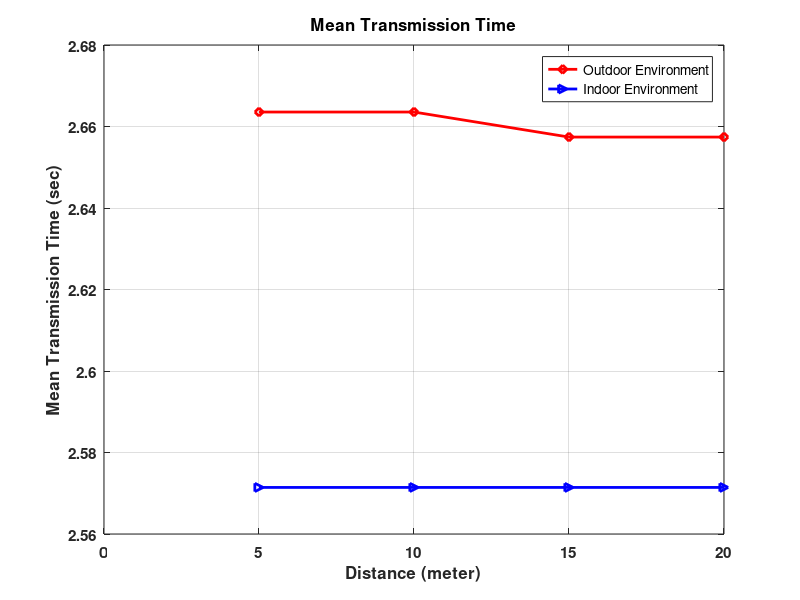

Write the MATLAB code that produced this figure.
x = [5:5:20];

y = [ 2.6635514, 2.6635514, 2.6574074, 2.6574074];  % Outdoor

y1 = [ 2.5714286, 2.5714286, 2.5714286, 2.5714286];    % Indoor


plot(x, y, '-rd','LineWidth',2);
hold on;
plot(x, y1, '->b','LineWidth',2);


xlabel(' Distance (meter) ', 'fontweight', 'bold', 'FontSize', 11);
ylabel(' Mean Transmission Time (sec) ', 'fontweight', 'bold', 'FontSize', 11);

title(' Mean Transmission Time ', 'fontweight', 'bold', 'FontSize', 11);
grid on;
legend('Outdoor Environment', 'Indoor Environment');
hold off;
set(gca, 'fontweight', 'bold', 'FontSize',11);